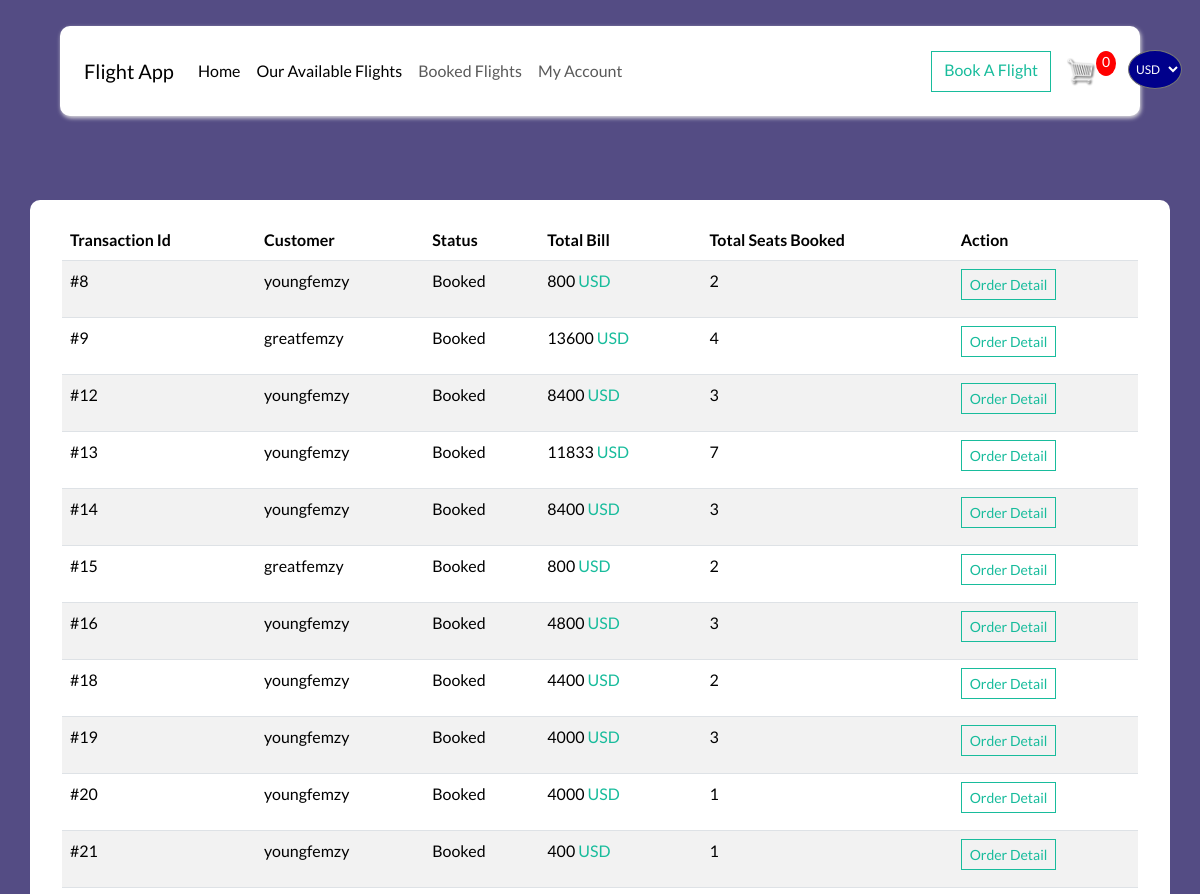
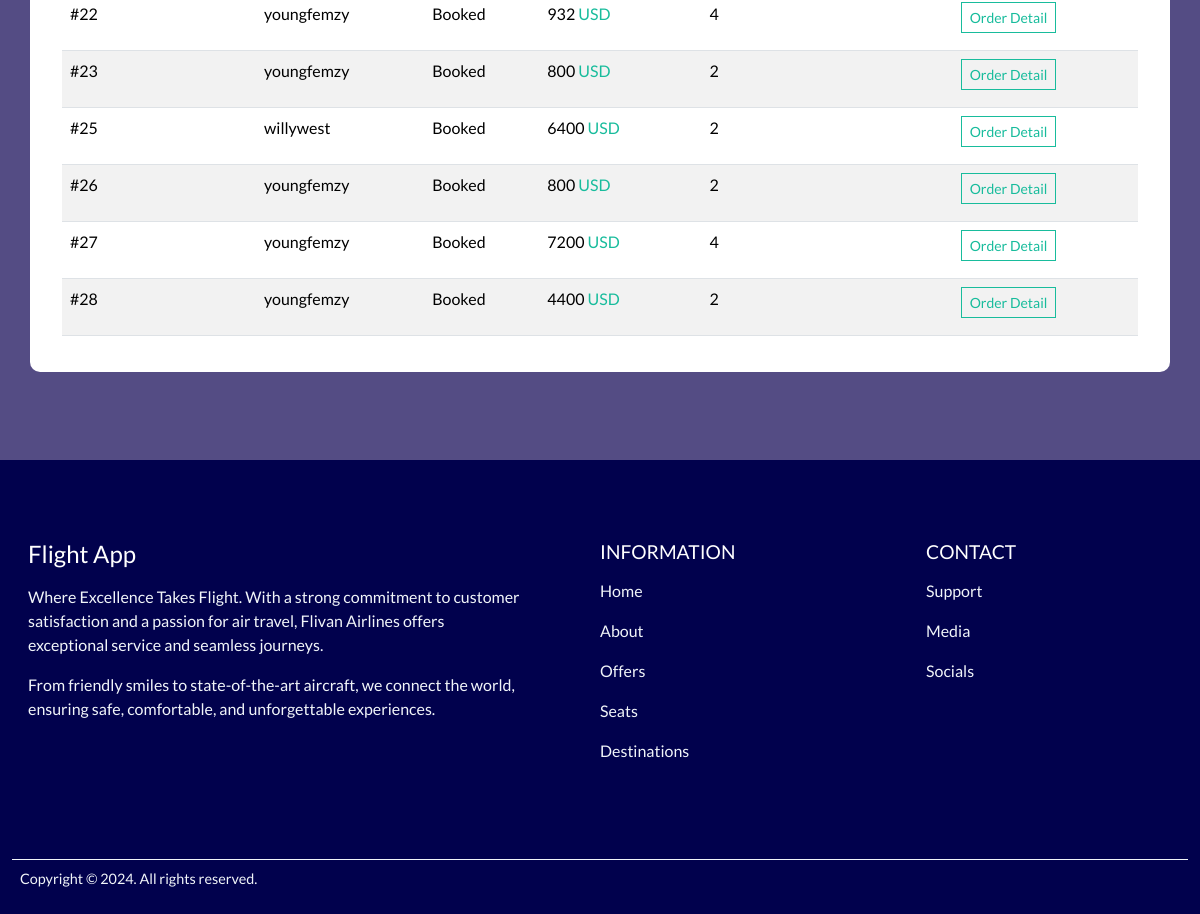
Page /booked-flights/ (signed in) on the committed database (2 pictures, top to bottom).
### airline/models.py (models this page shows, shortened)
class OrderFlight(models.Model):
    customer = models.ForeignKey(Customer, on_delete=models.SET_NULL ,null=True, blank=True)
    dateordered = models.DateTimeField(auto_now_add=True, blank=True)
    complete = models.BooleanField(default=False)
    transaction_id = models.CharField(max_length=100, null=True, blank=True)
    totalbill = models.IntegerField(default=0, null=True, blank=True)
    currency_code = models.CharField(max_length=10,null=True, blank=True)
    totalseatsbooked = models.IntegerField(default=0, null=True, blank=True)
    @property
    def get_total_seats_booked(self):
        cartitem = self.orderitem_set.all()
        totalSeatsBooked = sum([item.quantity for item in cartitem])
        return totalSeatsBooked

class Customer(models.Model):
    customer = models.OneToOneField(User, on_delete=models.CASCADE ,null=True, blank=True)
    name = models.CharField(max_length=200)
    email = models.EmailField(max_length=200, null=True)
    phone = models.CharField(max_length=200, null=True)
    address = models.CharField(max_length=200, null=True)
    country = models.CharField(max_length=200, null=True)
    state = models.CharField(max_length=200, null=True)
    def __str__(self):
        return self.customer.username

### airline/views.py (the view)
# urls.py: path('booked-flights/', views.showBookedFlightOrders, name="booked-flights"),
def showBookedFlightOrders(request):
    if request.user.is_authenticated:
        customer = request.user.customer
        print(customer)
        if request.user.is_staff:
            completed_orders = OrderFlight.objects.filter(complete=True)
        else:
            completed_orders = OrderFlight.objects.filter(customer = customer, complete = True)
            print(completed_orders)
        converted_total_bill = 0
        orders_with_converted_bills = []
        if completed_orders.exists():
            exchange_rate = request.session.get('exchange_rate', 1)
            for eachCompletedOrder in completed_orders:
                converted_total_bill = eachCompletedOrder.totalbill * exchange_rate
                print(converted_total_bill)
                orders_with_converted_bills.append({
                'order': eachCompletedOrder,
                'converted_total_bill': converted_total_bill,
                })
            context = {'orders_with_converted_billsContext': orders_with_converted_bills}
        else:
            print("No completed orders found")
            context = {
                'orders_with_converted_bills': [],
            }
        return render(request, 'airline/booked-flights.html', context)
    else:
        print("Anonymous User")
        return redirect(request.META.get('HTTP_REFERER', '/'))

### airline/templates/airline/booked-flights.html (shortened to what this page needs)
{% extends 'airline/base.html' %}
{% load static %}
{% block content %}
{% if user.is_authenticated %}
  {% if user.is_staff %}
    <div class="booked-flight-page-1 container-fluid">
      <div class="booked-flight-page-1-content">
        <div class="completer-order-container container">
              <div class="table-responsive my-tab-table-div">
                <table class="table table-striped ">
                <thead>
                  <tr>
                    <th scope="col">Transaction Id</th>
                    <th scope="col">Customer</th>
                    <th scope="col">Status</th>
                    <th scope="col">Total Bill</th>
                    <th scope="col">Total Seats Booked</th>
                    <th scope="col">Action</th>
                  </tr>
                </thead>
                <tbody>
                {% for eachcompletedorder in orders_with_converted_billsContext  %}
                  <tr>
                    <td><p>#{{ eachcompletedorder.order.id }}</p></td>
                    <td><p>{{ eachcompletedorder.order.customer }}</p></td>
                    <td><p class="completionstatus">{{ eachcompletedorder.complete }}</p></td>
                    <td><p>{{ eachcompletedorder.converted_total_bill|floatformat:0 }} <span class="text-success">{{currency_code }}</span> </p></td>
                    <td><p>{{ eachcompletedorder.order.totalseatsbooked }}</p></td>
                    <td>
                        <a href="{% url 'booked-flight-detail' eachcompletedorder.order.id %}" class="btn btn-outline-success btn-sm">Order Detail</a>
                    </td>
                  </tr>
                {% endfor %}
                </tbody>
              </table>
              </div>
        </div>
      </div>
  </div>
  {% endif %}
{% endif %}
{% endblock %}

### static/css/importedstyles.css (style rules this page uses)
:root { --primary-color: #3d5cb8; --primary-color-dark: #334c99; --text-dark: #0f172a; --text-light: #64748b; --extra-light: #f1f5f9; --white: #ffffff; --max-width: 1200px; }
* { padding: 0; margin: 0; box-sizing: border-box; }
a { text-decoration: none; }
body { background-color: hsl(0, 0%, 98%); }
.btn { border-radius: 0; }

### static/css/styles.css (style rules this page uses)
* { padding: 0; scroll-behavior: smooth; margin: 0 }
body { display: flex; flex-direction: column; justify-content: center; align-items: center; position: relative; }
.completer-order-container { margin-top: 200px; background-color: #fff; border-radius: 10px; }
.booked-flight-page-1 { min-height: 600px; background-image: url('../images/next.png'); background-position: bottom; background-size: contain; background-repeat: no-repeat; margin-bottom: 40px; }
.my-tab-table-div { padding: 20px; }
.booked-flight-page-1-content { z-index: 2!important; position: relative; }

### rows in the picture
OrderFlight: order.id "8", order.customer "youngfemzy", converted_total_bill "800", currency_code "USD", order.totalseatsbooked "2"
OrderFlight: order.id "9", order.customer "greatfemzy", converted_total_bill "13600", currency_code "USD", order.totalseatsbooked "4"
OrderFlight: order.id "12", order.customer "youngfemzy", converted_total_bill "8400", currency_code "USD", order.totalseatsbooked "3"
OrderFlight: order.id "13", order.customer "youngfemzy", converted_total_bill "11833", currency_code "USD", order.totalseatsbooked "7"
OrderFlight: order.id "14", order.customer "youngfemzy", converted_total_bill "8400", currency_code "USD", order.totalseatsbooked "3"
OrderFlight: order.id "15", order.customer "greatfemzy", converted_total_bill "800", currency_code "USD", order.totalseatsbooked "2"
OrderFlight: order.id "16", order.customer "youngfemzy", converted_total_bill "4800", currency_code "USD", order.totalseatsbooked "3"
OrderFlight: order.id "18", order.customer "youngfemzy", converted_total_bill "4400", currency_code "USD", order.totalseatsbooked "2"
OrderFlight: order.id "19", order.customer "youngfemzy", converted_total_bill "4000", currency_code "USD", order.totalseatsbooked "3"
OrderFlight: order.id "20", order.customer "youngfemzy", converted_total_bill "4000", currency_code "USD", order.totalseatsbooked "1"
OrderFlight: order.id "21", order.customer "youngfemzy", converted_total_bill "400", currency_code "USD", order.totalseatsbooked "1"
OrderFlight: order.id "22", order.customer "youngfemzy", converted_total_bill "932", currency_code "USD", order.totalseatsbooked "4"
OrderFlight: order.id "23", order.customer "youngfemzy", converted_total_bill "800", currency_code "USD", order.totalseatsbooked "2"
OrderFlight: order.id "25", order.customer "willywest", converted_total_bill "6400", currency_code "USD", order.totalseatsbooked "2"
OrderFlight: order.id "26", order.customer "youngfemzy", converted_total_bill "800", currency_code "USD", order.totalseatsbooked "2"
OrderFlight: order.id "27", order.customer "youngfemzy", converted_total_bill "7200", currency_code "USD", order.totalseatsbooked "4"
OrderFlight: order.id "28", order.customer "youngfemzy", converted_total_bill "4400", currency_code "USD", order.totalseatsbooked "2"

### other values in the picture
{{ cartIconShowQuantity }} "0"
